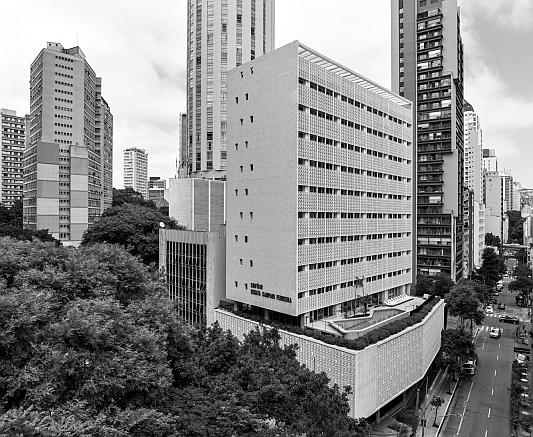
#> input picture figura26a.png, 533 x 437 px
$ python atividade10b_sobel.py   (older library calls are emulated)
#> lines starting #> are read from the running program, lines starting #| are printed output that depends on the picture
# =============================================================================
#  ATIVIDADE 10B — Filtro Sobel (High-Pass / Detecção de Bordas Direcional)
#  Disciplina: Visão Computacional e PDI — FIAP
#  Prof. Dr. Paulo Sérgio Rodrigues
# =============================================================================
#
#  Objetivo: Aplicar o operador Sobel para detecção de bordas em X, Y
#            e calcular a magnitude e orientação do gradiente.
#
#  Conceito: Sobel é um operador de primeira derivada. Combina dois
#            kernels separados para detectar bordas na direção horizontal
#            (Gx) e vertical (Gy).
#
#  Kernels Sobel:
#
#   Gx (bordas verticais):    Gy (bordas horizontais):
#   | -1   0  +1 |            | -1  -2  -1 |
#   | -2   0  +2 |            |  0   0   0 |
#   | -1   0  +1 |            | +1  +2  +1 |
#
#  Magnitude do gradiente:
#            |∇f| = √(Gx² + Gy²)      (magnitude exata)
#            |∇f| ≈ |Gx| + |Gy|        (aproximação rápida)
#
#  Orientação do gradiente:
#            θ = arctan(Gy / Gx)
#
#  Diferença em relação ao Laplaciano:
#    Laplaciano → segunda derivada, isotrópico, detecta qualquer direção
#    Sobel      → primeira derivada, direcional, maior controle por eixo
# =============================================================================

import cv2
import numpy as np

# ─── Configuração ─────────────────────────────────────────────────────────────
IMG_PATH = "figura26a.png"

# =============================================================================
#  FUNÇÕES AUXILIARES
# =============================================================================
def legenda(img, texto, w=300):
    if len(img.shape) == 2:
        img = cv2.cvtColor(img, cv2.COLOR_GRAY2BGR)
    res = cv2.resize(img, (w, w))
    cv2.rectangle(res, (0, w - 28), (w, w), (15, 15, 15), -1)
    cv2.putText(res, texto, (5, w - 8), cv2.FONT_HERSHEY_SIMPLEX, 0.44, (230, 230, 230), 1)
    return res

def colorir_orientacao(orientacao_rad: np.ndarray) -> np.ndarray:
    """
    Codifica a orientação do gradiente em cores HSV para visualização.
    Ângulo 0° = vermelho, 90° = verde, 180° = azul, 270° = amarelo.
    """
    h = ((orientacao_rad + np.pi) / (2 * np.pi) * 179).astype(np.uint8)
    s = np.full_like(h, 255)
    v = np.full_like(h, 255)
    hsv = cv2.merge([h, s, v])
    return cv2.cvtColor(hsv, cv2.COLOR_HSV2BGR)

# =============================================================================
#  CARREGAMENTO E PRÉ-PROCESSAMENTO
# =============================================================================
img_color = cv2.imread(IMG_PATH, cv2.IMREAD_COLOR)
#> img_color is the input picture: shape (437, 533, 3); min 0, max 255, mean 135.7
if img_color is None:
    print(f"ERRO: imagem '{IMG_PATH}' não encontrada.")
    raise SystemExit(1)

img_gray = cv2.cvtColor(img_color, cv2.COLOR_BGR2GRAY)
# Suavização prévia para reduzir ruído (recomendado antes do Sobel)
img_blur = cv2.GaussianBlur(img_gray, (3, 3), sigmaX=1.0)
print(f"Imagem carregada: {img_gray.shape[1]}x{img_gray.shape[0]}")
#| Imagem carregada: 533x437

# =============================================================================
#  PARTE 1 — Operador Sobel em X e Y
# =============================================================================
print("\n[1] Calculando gradientes Sobel Gx e Gy...")

# ddepth=cv2.CV_16S mantém sinal; ksize=3 usa kernel 3×3
sobel_x_16 = cv2.Sobel(img_blur, cv2.CV_16S, dx=1, dy=0, ksize=3)
sobel_y_16 = cv2.Sobel(img_blur, cv2.CV_16S, dx=0, dy=1, ksize=3)

# Converte para uint8 para visualização
sobel_x = cv2.convertScaleAbs(sobel_x_16)
sobel_y = cv2.convertScaleAbs(sobel_y_16)

print(f"    Gx — bordas verticais   — max valor: {sobel_x.max()}")
#|     Gx — bordas verticais   — max valor: 255
print(f"    Gy — bordas horizontais — max valor: {sobel_y.max()}")
#|     Gy — bordas horizontais — max valor: 255

# =============================================================================
#  PARTE 2 — Magnitude do Gradiente
# =============================================================================
print("\n[2] Calculando magnitude do gradiente...")

# Método 1: combinação ponderada com addWeighted
magnitude_pond = cv2.addWeighted(sobel_x, 0.5, sobel_y, 0.5, 0)

# Método 2: √(Gx² + Gy²) — magnitude exata
gx_f = sobel_x_16.astype(np.float64)
gy_f = sobel_y_16.astype(np.float64)
magnitude_exata = np.sqrt(gx_f**2 + gy_f**2)
magnitude_exata = np.clip(magnitude_exata, 0, 255).astype(np.uint8)

# Método 3: |Gx| + |Gy| — aproximação rápida
magnitude_aprox = cv2.convertScaleAbs(
    np.clip(np.abs(sobel_x_16.astype(np.float64)) + np.abs(sobel_y_16.astype(np.float64)), 0, 255)
)

print(f"    Magnitude ponderada (0.5Gx + 0.5Gy) — max: {magnitude_pond.max()}")
#|     Magnitude ponderada (0.5Gx + 0.5Gy) — max: 255
print(f"    Magnitude exata √(Gx²+Gy²)          — max: {magnitude_exata.max()}")
#|     Magnitude exata √(Gx²+Gy²)          — max: 255

# =============================================================================
#  PARTE 3 — Orientação do Gradiente
# =============================================================================
print("\n[3] Calculando orientação do gradiente θ = arctan(Gy/Gx)...")

orientacao = np.arctan2(gy_f, gx_f)   # resultado em radianos [-π, π]
orientacao_vis = colorir_orientacao(orientacao)
#> in colorir_orientacao, `return cv2.cvtColor(hsv, cv2.COLOR_HSV2BGR)`:
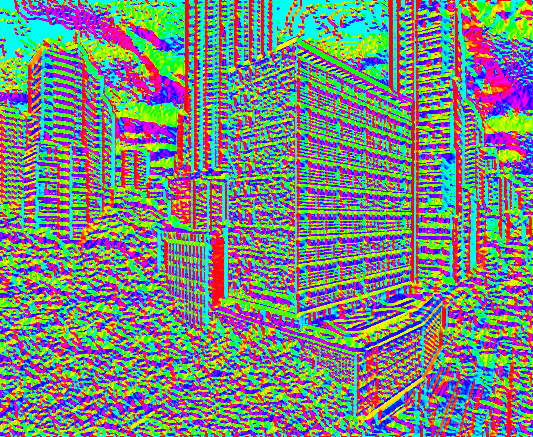
#> returned value: shape (437, 533, 3); mean B, G, R 128.7, 134.7, 122

print(f"    Orientação — min: {np.degrees(orientacao.min()):.1f}°   max: {np.degrees(orientacao.max()):.1f}°")
#|     Orientação — min: -179.9°   max: 180.0°

# =============================================================================
#  PARTE 4 — Comparação de kernel sizes
# =============================================================================
print("\n[4] Comparação de ksize (1, 3, 5, 7):")
for ks in [1, 3, 5, 7]:
    sx = cv2.Sobel(img_blur, cv2.CV_16S, dx=1, dy=0, ksize=ks)
    sy = cv2.Sobel(img_blur, cv2.CV_16S, dx=0, dy=1, ksize=ks)
    mag = np.sqrt(sx.astype(np.float64)**2 + sy.astype(np.float64)**2)
    print(f"    ksize={ks}  →  bordas detectadas (>50): {np.sum(mag > 50)}")
#> this loop made 4 passes
#|     ksize=1  →  bordas detectadas (>50): 33932
#|     ksize=3  →  bordas detectadas (>50): 119683
#|     ksize=5  →  bordas detectadas (>50): 212164
#|     ksize=7  →  bordas detectadas (>50): 230529
#> pass 1, `mag = np.sqrt(sx.astype(np.float64)**2 + sy.astype(np.float64)**2)`:
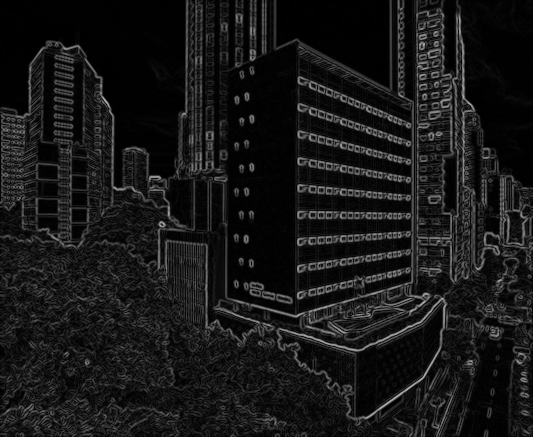
#> mag: shape (437, 533) float64; min 0, max 184.9, mean 23.7

# =============================================================================
#  EXIBIÇÃO
# =============================================================================
print("\n[5] Exibindo resultados. Pressione qualquer tecla para avançar.\n")

exibicoes = [
    ("Original",                 img_gray),
    ("Sobel Gx (bordas vert.)",  sobel_x),
    ("Sobel Gy (bordas horiz.)", sobel_y),
    ("Magnitude (ponderada)",    magnitude_pond),
    ("Magnitude (exata)",        magnitude_exata),
    ("Orientação (HSV)",         orientacao_vis),
]
for nome, img_exib in exibicoes:
    cv2.namedWindow(nome, cv2.WINDOW_NORMAL)
    cv2.imshow(nome, img_exib)
    cv2.waitKey(0)
    cv2.destroyWindow(nome)
#> this loop made 6 passes
#> nome on passes 1 to 6: 'Original', 'Sobel Gx (bordas vert.)', 'Sobel Gy (bordas horiz.)', 'Magnitude (ponderada)', 'Magnitude (exata)', 'Orientação (HSV)'

# =============================================================================
#  MOSAICO
# =============================================================================
W = 300
l1 = np.hstack([legenda(img_gray,        "Original", W),           legenda(img_blur,         "Pré-blur", W)])
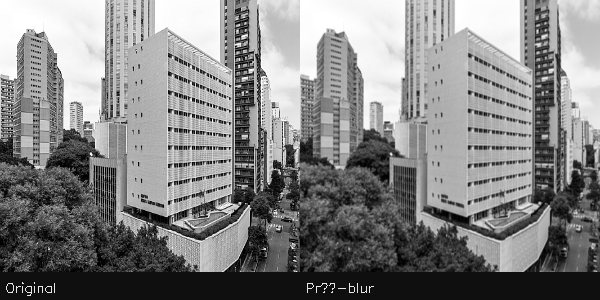
#> l1: shape (300, 600, 3); min 0, max 255, mean 131
l2 = np.hstack([legenda(sobel_x,         "Sobel Gx (vertical)", W), legenda(sobel_y,          "Sobel Gy (horizontal)", W)])
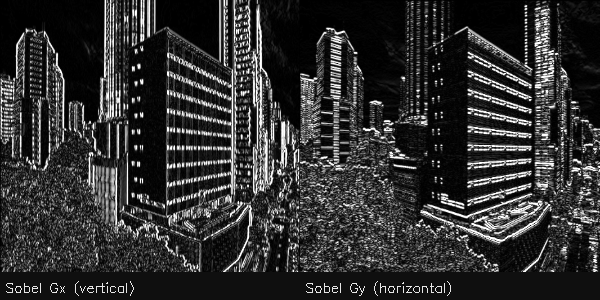
#> l2: shape (300, 600, 3); min 0, max 255, mean 48.6
l3 = np.hstack([legenda(magnitude_exata, "Magnitude √(Gx²+Gy²)", W), legenda(orientacao_vis, "Orientação (HSV)", W)])
#> in legenda (call 6), `cv2.putText(res, texto, (5, w - 8), cv2.FONT_HERSHEY_SIMPLEX, 0.44, (2..`:
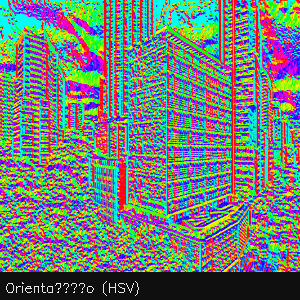
#> res: shape (300, 300, 3); mean B, G, R 118.5, 124.8, 112.7
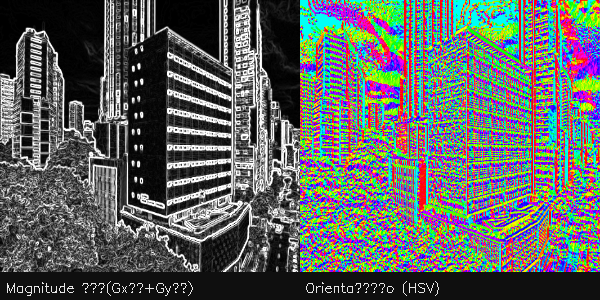
#> l3: shape (300, 600, 3); mean B, G, R 97, 100.1, 94.1
mosaico = np.vstack([l1, l2, l3])
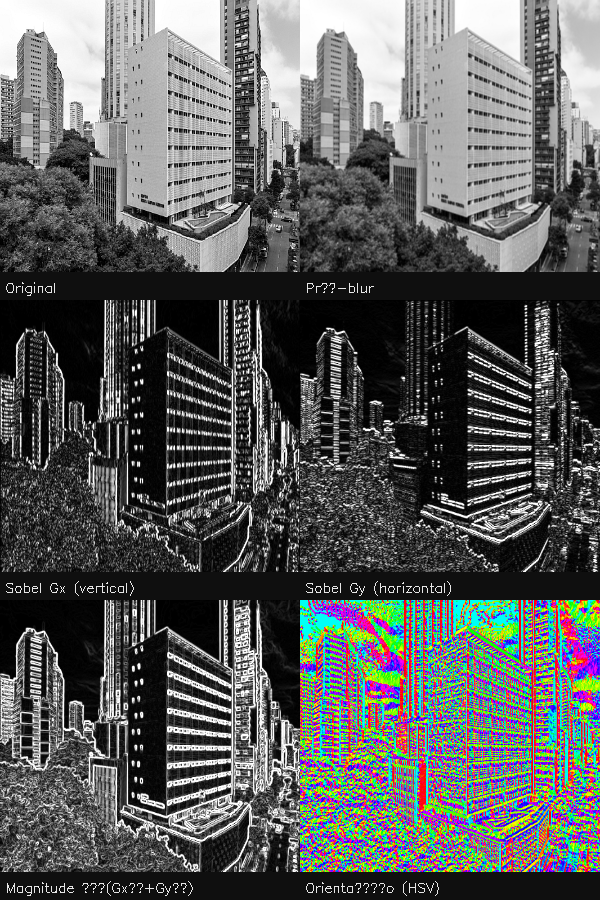
#> mosaico: shape (900, 600, 3); mean of channels 0, 1, 2 92.2, 93.3, 91.2; drawn as B, G, R

cv2.namedWindow("Sobel — Atividade 10B", cv2.WINDOW_NORMAL)
cv2.imshow("Sobel — Atividade 10B", mosaico)
cv2.imwrite("resultado_10b_mosaico_sobel.png", mosaico)
print("[✓] Mosaico salvo: resultado_10b_mosaico_sobel.png")
print("    Pressione qualquer tecla para finalizar.")
cv2.waitKey(0)
cv2.destroyAllWindows()
print("[✓] Atividade 10B concluída!")

$ run again, with cenario01.png copied over figura26a.png
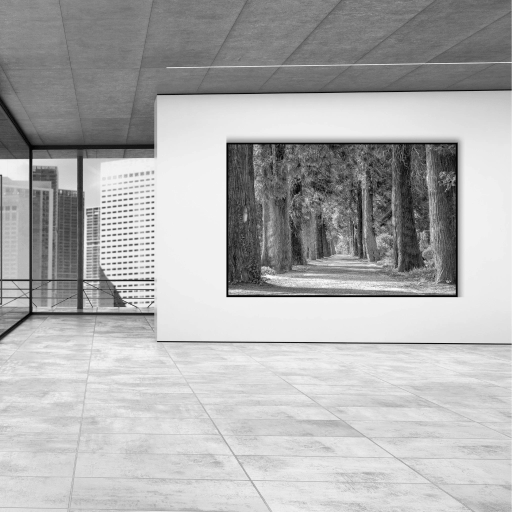
#> input picture cenario01.png, 1024 x 1024 px (shown at 1/2 size)
#> img_color is the input picture: shape (1024, 1024, 3); min 0, max 253, mean 174.6
#| Imagem carregada: 1024x1024
#|     Gx — bordas verticais   — max valor: 255
#|     Gy — bordas horizontais — max valor: 255
#|     Magnitude ponderada (0.5Gx + 0.5Gy) — max: 255
#|     Magnitude exata √(Gx²+Gy²)          — max: 255
#|     Orientação — min: -179.9°   max: 180.0°
#> the loop `for ks in [1, 3, 5, 7]:` made 4 passes
#|     ksize=1  →  bordas detectadas (>50): 37065
#|     ksize=3  →  bordas detectadas (>50): 196709
#|     ksize=5  →  bordas detectadas (>50): 862599
#|     ksize=7  →  bordas detectadas (>50): 978801
#> pass 1, `mag = np.sqrt(sx.astype(np.float64)**2 + sy.astype(np.float64)**2)`:
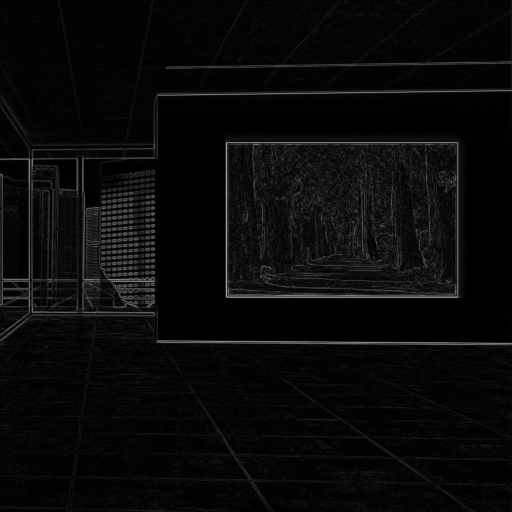
#> mag: shape (1024, 1024) float64 (shown at 1/2 size); min 0, max 175, mean 9.6
#> the loop `for nome, img_exib in exibicoes:` made 6 passes
#> nome on passes 1 to 6: 'Original', 'Sobel Gx (bordas vert.)', 'Sobel Gy (bordas horiz.)', 'Magnitude (ponderada)', 'Magnitude (exata)', 'Orientação (HSV)'
#> `mosaico = np.vstack([l1, l2, l3])`:
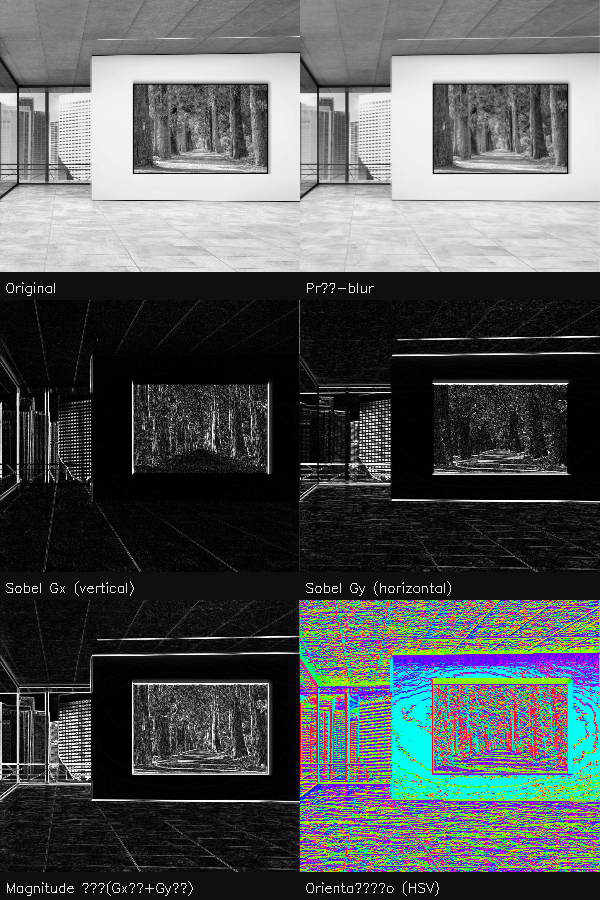
#> mosaico: shape (900, 600, 3); mean of channels 0, 1, 2 87.3, 86.8, 82.1; drawn as B, G, R
